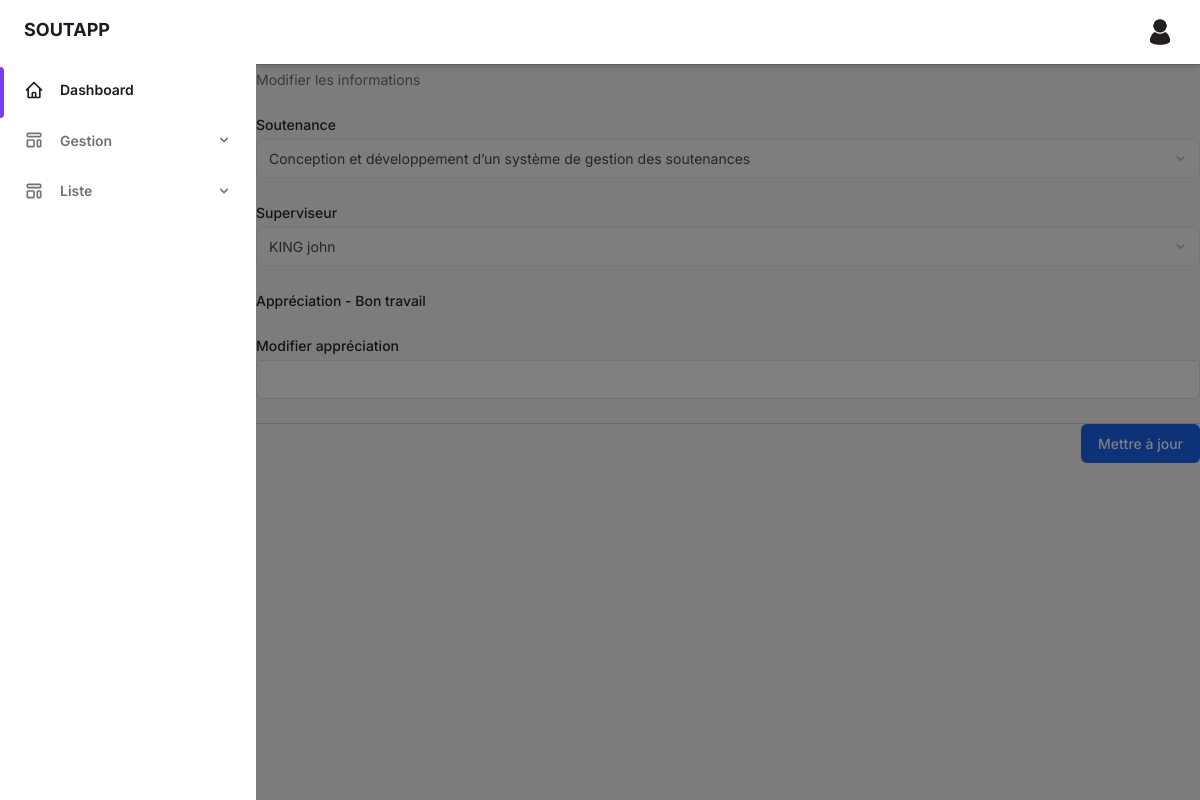
The page /admin-dashboard-apprecies/update/4/ on the database its author committed.
### soutapp/models.py (models this page shows, shortened)
class Apprecier(models.Model):
    id_sout = models.ForeignKey(Soutenance, on_delete=models.CASCADE)
    id_prof = models.ForeignKey(Professeur, on_delete=models.CASCADE)
    appreciation = models.CharField(max_length=200)
    create_at = models.DateTimeField(auto_now_add=True)
    class Meta:
        unique_together = ('id_sout', 'id_prof')

class Soutenance(models.Model):
    id_sout = models.AutoField(primary_key=True)
    theme = models.CharField(max_length=255)
    Heure_deb = models.TimeField(null=True, blank=True)
    Heure_fin = models.TimeField()
    Date_sout = models.DateField()
    lieu = models.CharField(max_length=100)
    is_finish = models.BooleanField()
    created_at = models.DateTimeField(auto_now_add=True)
    id_etudiant = models.ForeignKey(Etudiant, on_delete=models.CASCADE)
    def __str__(self):
        return self.theme

class Professeur(models.Model):
    id_prof = models.AutoField(primary_key=True)
    nom_prof = models.CharField(max_length=50)
    prenom_prof = models.CharField(max_length=50)
    specialite_prof = models.CharField(max_length=150)
    image_prof = models.ImageField(upload_to='prof_photos/')
    adresse_prof = models.CharField(max_length=100)
    telephone_prof = models.CharField(max_length=50)
    email_prof = models.EmailField(max_length=100)
    created_at = models.DateTimeField(auto_now_add=True)
    def __str__(self):
        return f"{self.nom_prof} {self.prenom_prof}"

### soutapp/crud.py (the view, shortened to what this page needs)
# urls.py: path('admin-dashboard-apprecies/update/<int:id>/', crud.update_apprecier, name='update_apprecier'),
def update_apprecier(request, id):
    apprecier = get_object_or_404(Apprecier, id=id)
    return render(request, 'session-admin/form_update.html', {'view_name': 'update_apprecier', 'apprecier': apprecier})  # Page de formulaire pour modifier

### soutapp/templates/session-admin/form_update.html (shortened to what this page needs)
{% extends 'session-admin/base.html' %}
{% load static %}
{% block content %}
{% if view_name == 'update_superviser' %}
<form class="space-y-8 container m-auto divide-y divide-gray-200" method="POST">
    {% csrf_token %}
    <div class="space-y-8 divide-y divide-gray-200">
        <div class="pt-8">
            <div>
                <p class="mt-1 text-sm text-gray-500">Modifier les informations</p>
            </div>
                    <div class="mt-6 grid grid-cols-1 gap-y-6 gap-x-4 sm:grid-cols-6">
                        <div class="sm:col-span-3 mb-6">
                            <label for="id_sout" class="block text-sm font-medium text-gray-700">  Soutenance </label>
                            <select
                                disabled
                                name="id_sout" id="id_sout"
                                class="block w-full mt-1 text-sm dark:text-gray-300 dark:border-gray-600 dark:bg-gray-700 form-select focus:border-purple-400 focus:outline-none focus:shadow-outline-purple dark:focus:shadow-outline-gray">
                                <option value="{{ superviseur.id_sout }}">{{ superviseur.id_sout.theme }}</option>
                            </select>
                        </div>
                        <div class="sm:col-span-3 mb-6">
                            <label for="id_prof" class="block text-sm font-medium text-gray-700"> Superviseur </label>
                            <select
                                disabled
                                name="id_prof" id="id_prof"
                                class="block w-full mt-1 text-sm dark:text-gray-300 dark:border-gray-600 dark:bg-gray-700 form-select focus:border-purple-400 focus:outline-none focus:shadow-outline-purple dark:focus:shadow-outline-gray">
                                <option value="{{ superviseur.id_prof }}">{{ superviseur.id_prof.nom_prof }} {{ superviseur.id_prof.prenom_prof }}</option>
                            </select>
                        </div>
                        <div class="sm:col-span-4 mb-6">
                            <label class="block text-sm font-medium text-gray-700"> Rôle - {{ superviseur.role }} </label>
                        </div>
                        <div class="sm:col-span-4 mb-6">
                            <label for="role" class="block text-sm font-medium text-gray-700"> Modifier Rôle </label>
                            <input
                                id="role"
                                name="role"
                                type="text"
                                autocomplete="role"
                                class="block w-full mt-1 text-sm dark:border-gray-600 dark:bg-gray-700 focus:border-purple-400 focus:outline-none focus:shadow-outline-purple dark:text-gray-300 dark:focus:shadow-outline-gray form-input"
                                placeholder=""
                            />
                        </div>
                    </div>
        </div>
    </div>
    <div class="pt-5">
        <div class="flex justify-end">
            <button
                href="{% url 'update_superviser' superviseur.id %}"
                type="submit"
                class="ml-3 inline-flex justify-center py-2 px-4 border border-transparent shadow-sm text-sm font-medium rounded-md text-white bg-blue-600 hover:bg-blue-700 focus:outline-none focus:ring-2 focus:ring-offset-2 focus:ring-blue-500">
                Mettre à jour
            </button>
        </div>
    </div>
</form>
{% elif view_name == 'update_apprecier' %}
<form class="space-y-8 container m-auto divide-y divide-gray-200" method="POST">
    <div class="space-y-8 divide-y divide-gray-200">
        <div class="pt-8">
            <div>
                <p class="mt-1 text-sm text-gray-500">Modifier les informations</p>
            </div>
                    <div class="mt-6 grid grid-cols-1 gap-y-6 gap-x-4 sm:grid-cols-6">
                        <div class="sm:col-span-3 mb-6">
                            <label for="id_sout" class="block text-sm font-medium text-gray-700">  Soutenance </label>
                            <select
                                disabled
                                name="id_sout" id="id_sout"
                                class="block w-full mt-1 text-sm dark:text-gray-300 dark:border-gray-600 dark:bg-gray-700 form-select focus:border-purple-400 focus:outline-none focus:shadow-outline-purple dark:focus:shadow-outline-gray">
                                <option value="{{ apprecier.id_sout }}">{{ apprecier.id_sout.theme }}</option>
                            </select>
                        </div>
                        <div class="sm:col-span-3 mb-6">
                            <label for="id_prof" class="block text-sm font-medium text-gray-700"> Superviseur </label>
                            <select
                                disabled
                                name="id_prof" id="id_prof"
                                class="block w-full mt-1 text-sm dark:text-gray-300 dark:border-gray-600 dark:bg-gray-700 form-select focus:border-purple-400 focus:outline-none focus:shadow-outline-purple dark:focus:shadow-outline-gray">
                                <option value="{{ apprecier.id_prof }}">{{ apprecier.id_prof.nom_prof }} {{ apprecier.id_prof.prenom_prof }}</option>
                            </select>
                        </div>
                        <div class="sm:col-span-4 mb-6">
                            <label class="block text-sm font-medium text-gray-700"> Appréciation - {{ apprecier.appreciation }} </label>
                        </div>
                        <div class="sm:col-span-4 mb-6">
                            <label for="appreciation" class="block text-sm font-medium text-gray-700"> Modifier appréciation </label>
                            <input
                                id="appreciation"
                                name="appreciation"
                                type="text"
                                autocomplete="appreciation"
                                class="block w-full mt-1 text-sm dark:border-gray-600 dark:bg-gray-700 focus:border-purple-400 focus:outline-none focus:shadow-outline-purple dark:text-gray-300 dark:focus:shadow-outline-gray form-input"
                                placeholder=""
                            />
                        </div>
                    </div>
        </div>
    </div>
    <div class="pt-5">
        <div class="flex justify-end">
            <button
                href="{% url 'update_apprecier' apprecier.id %}"
                type="submit"
                class="ml-3 inline-flex justify-center py-2 px-4 border border-transparent shadow-sm text-sm font-medium rounded-md text-white bg-blue-600 hover:bg-blue-700 focus:outline-none focus:ring-2 focus:ring-offset-2 focus:ring-blue-500">
                Mettre à jour
            </button>
        </div>
    </div>
</form>
{% endif %}
{% endblock %}

### rows shown on the page
Apprecier: id_sout "Conception et développement d’un système de gestion des soutenances", id_prof "KING john", appreciation "Bon travail"
